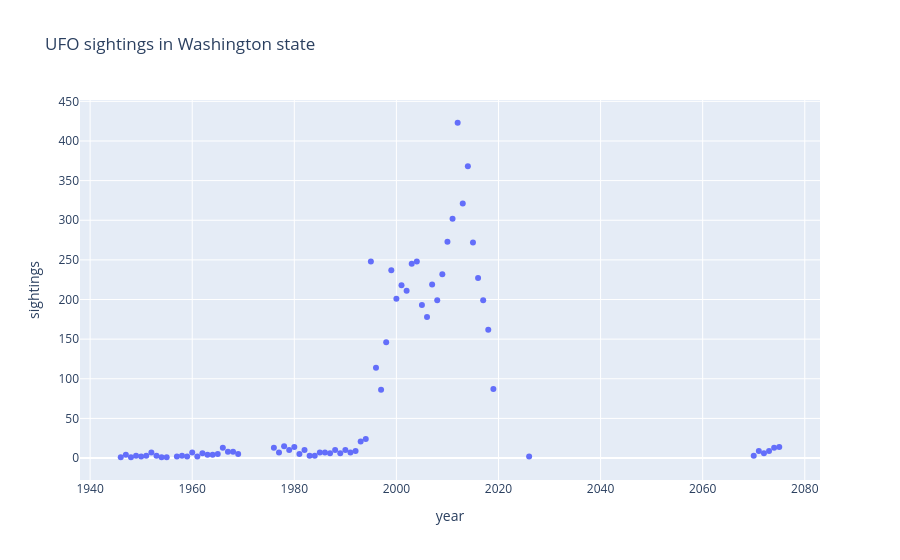

The code cell stored with this chart in its notebook:
### Markdown cell above
Creating a scatter plot of the same data is easy!

### Code cell
fig = px.scatter(df_wa, x="year", y="sightings", title="UFO sightings in Washington state")
fig.show()

### Figure 1 — Plotly figure (JSON) as saved in the notebook; plotly's stock layout.template omitted (floating-point values rounded to 4 significant figures)
{"data": [{"hovertemplate": "year=%{x}<br>sightings=%{y}<extra></extra>", "legendgroup": "", "marker": {"color": "#636efa", "symbol": "circle"}, "mode": "markers", "name": "", "orientation": "v", "showlegend": false, "type": "scatter", "x": [1946, 1947, 1948, 1949, 1950, 1951, 1952, 1953, 1954, 1955, 1957, 1958, 1959, 1960, 1961, 1962, 1963, 1964, 1965, 1966, 1967, 1968, 1969, 1976, 1977, 1978, 1979, 1980, 1981, 1982, 1983, 1984, 1985, 1986, 1987, 1988, 1989, 1990, 1991, 1992, 1993, 1994, 1995, 1996, 1997, 1998, 1999, 2000, 2001, 2002, 2003, 2004, 2005, 2006, 2007, 2008, 2009, 2010, 2011, 2012, 2013, 2014, 2015, 2016, 2017, 2018, 2019, 2026, 2070, 2071, 2072, 2073, 2074, 2075], "xaxis": "x", "y": [1, 4, 1, 3, 2, 3, 7, 3, 1, 1, 2, 3, 2, 7, 2, 6, 4, 4, 5, 13, 8, 8, 5, 13, 7, 15, 10, 14, 5, 10, 3, 3, 7, 7, 6, 10, 6, 10, 7, 9, 21, 24, 248, 114, 86, 146, 237, 201, 218, 211, 245, 248, 193, 178, 219, 199, 232, 273, 302, 423, 321, 368, 272, 227, 199, 162, 87, 2, 3, 9, 6, 9, 13, 14], "yaxis": "y"}], "layout": {"legend": {"tracegroupgap": 0}, "title": {"text": "UFO sightings in Washington state"}, "xaxis": {"anchor": "y", "domain": [0, 1], "title": {"text": "year"}}, "yaxis": {"anchor": "x", "domain": [0, 1], "title": {"text": "sightings"}}}}
